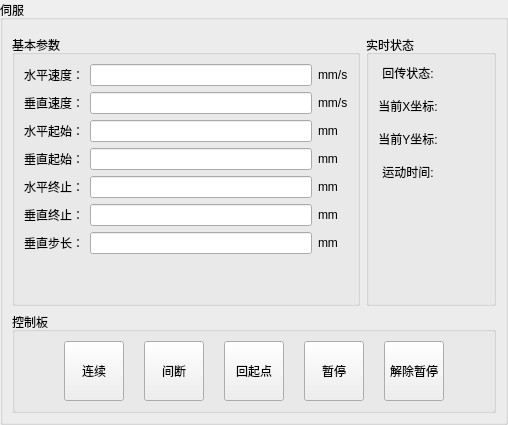
        <widget class="QGroupBox" name="groupBoxServ">
         <property name="minimumSize">
          <size>
           <width>0</width>
           <height>0</height>
          </size>
         </property>
         <property name="maximumSize">
          <size>
           <width>16777215</width>
           <height>16777215</height>
          </size>
         </property>
         <property name="title">
          <string>伺服</string>
         </property>
         <layout class="QGridLayout" name="gridLayout_4">
          <property name="leftMargin">
           <number>9</number>
          </property>
          <property name="topMargin">
           <number>15</number>
          </property>
          <property name="rightMargin">
           <number>9</number>
          </property>
          <property name="bottomMargin">
           <number>9</number>
          </property>
          <item row="0" column="0">
           <widget class="QGroupBox" name="groupBox">
            <property name="minimumSize">
             <size>
              <width>0</width>
              <height>0</height>
             </size>
            </property>
            <property name="maximumSize">
             <size>
              <width>16777215</width>
              <height>16777215</height>
             </size>
            </property>
            <property name="title">
             <string>基本参数</string>
            </property>
            <layout class="QGridLayout" name="gridLayout_9">
             <property name="spacing">
              <number>6</number>
             </property>
             <item row="1" column="0">
              <widget class="QLabel" name="label_14">
               <property name="minimumSize">
                <size>
                 <width>60</width>
                 <height>0</height>
                </size>
               </property>
               <property name="maximumSize">
                <size>
                 <width>60</width>
                 <height>16777215</height>
                </size>
               </property>
               <property name="text">
                <string>垂直速度：</string>
               </property>
               <property name="alignment">
                <set>Qt::AlignRight|Qt::AlignTrailing|Qt::AlignVCenter</set>
               </property>
              </widget>
             </item>
             <item row="0" column="2">
              <widget class="QLabel" name="label_15">
               <property name="sizePolicy">
                <sizepolicy hsizetype="Fixed" vsizetype="Fixed">
                 <horstretch>0</horstretch>
                 <verstretch>0</verstretch>
                </sizepolicy>
               </property>
               <property name="minimumSize">
                <size>
                 <width>20</width>
                 <height>20</height>
                </size>
               </property>
               <property name="maximumSize">
                <size>
                 <width>30</width>
                 <height>20</height>
                </size>
               </property>
               <property name="text">
                <string>mm/s</string>
               </property>
              </widget>
             </item>
             <item row="0" column="1">
              <widget class="QLineEdit" name="lineEditSpeedH">
               <property name="minimumSize">
                <size>
                 <width>0</width>
                 <height>0</height>
                </size>
               </property>
               <property name="maximumSize">
                <size>
                 <width>16777215</width>
                 <height>16777215</height>
                </size>
               </property>
               <property name="text">
                <string/>
               </property>
              </widget>
             </item>
             <item row="0" column="0">
              <widget class="QLabel" name="label_12">
               <property name="minimumSize">
                <size>
                 <width>60</width>
                 <height>0</height>
                </size>
               </property>
               <property name="maximumSize">
                <size>
                 <width>60</width>
                 <height>16777215</height>
                </size>
               </property>
               <property name="text">
                <string>水平速度：</string>
               </property>
               <property name="alignment">
                <set>Qt::AlignRight|Qt::AlignTrailing|Qt::AlignVCenter</set>
               </property>
              </widget>
             </item>
             <item row="1" column="2">
              <widget class="QLabel" name="label_23">
               <property name="sizePolicy">
                <sizepolicy hsizetype="Fixed" vsizetype="Fixed">
                 <horstretch>0</horstretch>
                 <verstretch>0</verstretch>
                </sizepolicy>
               </property>
               <property name="minimumSize">
                <size>
                 <width>20</width>
                 <height>20</height>
                </size>
               </property>
               <property name="maximumSize">
                <size>
                 <width>30</width>
                 <height>20</height>
                </size>
               </property>
               <property name="text">
                <string>mm/s</string>
               </property>
              </widget>
             </item>
             <item row="2" column="0">
              <widget class="QLabel" name="label_10">
               <property name="minimumSize">
                <size>
                 <width>60</width>
                 <height>0</height>
                </size>
               </property>
               <property name="maximumSize">
                <size>
                 <width>60</width>
                 <height>16777215</height>
                </size>
               </property>
               <property name="text">
                <string>水平起始：</string>
               </property>
               <property name="alignment">
                <set>Qt::AlignRight|Qt::AlignTrailing|Qt::AlignVCenter</set>
               </property>
              </widget>
             </item>
             <item row="1" column="1">
              <widget class="QLineEdit" name="lineEditSpeedV">
               <property name="minimumSize">
                <size>
                 <width>0</width>
                 <height>0</height>
                </size>
               </property>
               <property name="maximumSize">
                <size>
                 <width>16777215</width>
                 <height>16777215</height>
                </size>
               </property>
               <property name="text">
                <string/>
               </property>
              </widget>
             </item>
             <item row="4" column="1">
              <widget class="QLineEdit" name="lineEditEndX">
               <property name="minimumSize">
                <size>
                 <width>0</width>
                 <height>0</height>
                </size>
               </property>
               <property name="maximumSize">
                <size>
                 <width>16777215</width>
                 <height>16777215</height>
                </size>
               </property>
              </widget>
             </item>
             <item row="4" column="0">
              <widget class="QLabel" name="label_8">
               <property name="minimumSize">
                <size>
                 <width>60</width>
                 <height>0</height>
                </size>
               </property>
               <property name="maximumSize">
                <size>
                 <width>60</width>
                 <height>16777215</height>
                </size>
               </property>
               <property name="text">
                <string>水平终止：</string>
               </property>
               <property name="alignment">
                <set>Qt::AlignRight|Qt::AlignTrailing|Qt::AlignVCenter</set>
               </property>
              </widget>
             </item>
             <item row="2" column="2">
              <widget class="QLabel" name="label_24">
               <property name="sizePolicy">
                <sizepolicy hsizetype="Fixed" vsizetype="Fixed">
                 <horstretch>0</horstretch>
                 <verstretch>0</verstretch>
                </sizepolicy>
               </property>
               <property name="minimumSize">
                <size>
                 <width>20</width>
                 <height>20</height>
                </size>
               </property>
               <property name="maximumSize">
                <size>
                 <width>30</width>
                 <height>20</height>
                </size>
               </property>
               <property name="text">
                <string>mm</string>
               </property>
              </widget>
             </item>
             <item row="6" column="2">
              <widget class="QLabel" name="label_28">
               <property name="sizePolicy">
                <sizepolicy hsizetype="Fixed" vsizetype="Fixed">
                 <horstretch>0</horstretch>
                 <verstretch>0</verstretch>
                </sizepolicy>
               </property>
               <property name="minimumSize">
                <size>
                 <width>20</width>
                 <height>20</height>
                </size>
               </property>
               <property name="maximumSize">
                <size>
                 <width>30</width>
                 <height>20</height>
                </size>
               </property>
               <property name="text">
                <string>mm</string>
               </property>
              </widget>
             </item>
             <item row="2" column="1">
              <widget class="QLineEdit" name="lineEditStartX">
               <property name="minimumSize">
                <size>
                 <width>0</width>
                 <height>0</height>
                </size>
               </property>
               <property name="maximumSize">
                <size>
                 <width>16777215</width>
                 <height>16777215</height>
                </size>
               </property>
              </widget>
             </item>
             <item row="6" column="1">
              <widget class="QLineEdit" name="lineEditStepY">
               <property name="minimumSize">
                <size>
                 <width>0</width>
                 <height>0</height>
                </size>
               </property>
               <property name="maximumSize">
                <size>
                 <width>16777215</width>
                 <height>16777215</height>
                </size>
               </property>
              </widget>
             </item>
             <item row="6" column="0">
              <widget class="QLabel" name="label_11">
               <property name="minimumSize">
                <size>
                 <width>60</width>
                 <height>0</height>
                </size>
               </property>
               <property name="maximumSize">
                <size>
                 <width>60</width>
                 <height>16777215</height>
                </size>
               </property>
               <property name="text">
                <string>垂直步长：</string>
               </property>
               <property name="alignment">
                <set>Qt::AlignRight|Qt::AlignTrailing|Qt::AlignVCenter</set>
               </property>
              </widget>
             </item>
             <item row="5" column="2">
              <widget class="QLabel" name="label_27">
               <property name="sizePolicy">
                <sizepolicy hsizetype="Fixed" vsizetype="Fixed">
                 <horstretch>0</horstretch>
                 <verstretch>0</verstretch>
                </sizepolicy>
               </property>
               <property name="minimumSize">
                <size>
                 <width>20</width>
                 <height>20</height>
                </size>
               </property>
               <property name="maximumSize">
                <size>
                 <width>30</width>
                 <height>20</height>
                </size>
               </property>
               <property name="text">
                <string>mm</string>
               </property>
              </widget>
             </item>
             <item row="5" column="1">
              <widget class="QLineEdit" name="lineEditEndY">
               <property name="minimumSize">
                <size>
                 <width>0</width>
                 <height>0</height>
                </size>
               </property>
               <property name="maximumSize">
                <size>
                 <width>16777215</width>
                 <height>16777215</height>
                </size>
               </property>
              </widget>
             </item>
             <item row="5" column="0">
              <widget class="QLabel" name="label_7">
               <property name="minimumSize">
                <size>
                 <width>60</width>
                 <height>0</height>
                </size>
               </property>
               <property name="maximumSize">
                <size>
                 <width>60</width>
                 <height>16777215</height>
                </size>
               </property>
               <property name="text">
                <string>垂直终止：</string>
               </property>
               <property name="alignment">
                <set>Qt::AlignRight|Qt::AlignTrailing|Qt::AlignVCenter</set>
               </property>
              </widget>
             </item>
             <item row="4" column="2">
              <widget class="QLabel" name="label_26">
               <property name="sizePolicy">
                <sizepolicy hsizetype="Fixed" vsizetype="Fixed">
                 <horstretch>0</horstretch>
                 <verstretch>0</verstretch>
                </sizepolicy>
               </property>
               <property name="minimumSize">
                <size>
                 <width>20</width>
                 <height>20</height>
                </size>
               </property>
               <property name="maximumSize">
                <size>
                 <width>30</width>
                 <height>20</height>
                </size>
               </property>
               <property name="text">
                <string>mm</string>
               </property>
              </widget>
             </item>
             <item row="3" column="2">
              <widget class="QLabel" name="label_25">
               <property name="sizePolicy">
                <sizepolicy hsizetype="Fixed" vsizetype="Fixed">
                 <horstretch>0</horstretch>
                 <verstretch>0</verstretch>
                </sizepolicy>
               </property>
               <property name="minimumSize">
                <size>
                 <width>20</width>
                 <height>20</height>
                </size>
               </property>
               <property name="maximumSize">
                <size>
                 <width>30</width>
                 <height>20</height>
                </size>
               </property>
               <property name="text">
                <string>mm</string>
               </property>
              </widget>
             </item>
             <item row="3" column="1">
              <widget class="QLineEdit" name="lineEditStartY">
               <property name="minimumSize">
                <size>
                 <width>0</width>
                 <height>0</height>
                </size>
               </property>
               <property name="maximumSize">
                <size>
                 <width>16777215</width>
                 <height>16777215</height>
                </size>
               </property>
              </widget>
             </item>
             <item row="3" column="0">
              <widget class="QLabel" name="label_9">
               <property name="minimumSize">
                <size>
                 <width>60</width>
                 <height>0</height>
                </size>
               </property>
               <property name="maximumSize">
                <size>
                 <width>60</width>
                 <height>16777215</height>
                </size>
               </property>
               <property name="text">
                <string>垂直起始：</string>
               </property>
               <property name="alignment">
                <set>Qt::AlignRight|Qt::AlignTrailing|Qt::AlignVCenter</set>
               </property>
              </widget>
             </item>
             <item row="7" column="1">
              <spacer name="verticalSpacer_4">
               <property name="orientation">
                <enum>Qt::Vertical</enum>
               </property>
               <property name="sizeHint" stdset="0">
                <size>
                 <width>20</width>
                 <height>40</height>
                </size>
               </property>
              </spacer>
             </item>
            </layout>
           </widget>
          </item>
          <item row="0" column="1">
           <widget class="QGroupBox" name="groupBoxState">
            <property name="minimumSize">
             <size>
              <width>130</width>
              <height>0</height>
             </size>
            </property>
            <property name="maximumSize">
             <size>
              <width>130</width>
              <height>16777215</height>
             </size>
            </property>
            <property name="title">
             <string>实时状态</string>
            </property>
            <layout class="QFormLayout" name="formLayout_2">
             <property name="fieldGrowthPolicy">
              <enum>QFormLayout::AllNonFixedFieldsGrow</enum>
             </property>
             <property name="verticalSpacing">
              <number>15</number>
             </property>
             <item row="0" column="0">
              <widget class="QLabel" name="label_19">
               <property name="minimumSize">
                <size>
                 <width>60</width>
                 <height>0</height>
                </size>
               </property>
               <property name="maximumSize">
                <size>
                 <width>60</width>
                 <height>16777215</height>
                </size>
               </property>
               <property name="text">
                <string>回传状态:</string>
               </property>
               <property name="alignment">
                <set>Qt::AlignCenter</set>
               </property>
              </widget>
             </item>
             <item row="0" column="1">
              <widget class="QLabel" name="labelReState">
               <property name="minimumSize">
                <size>
                 <width>35</width>
                 <height>0</height>
                </size>
               </property>
               <property name="text">
                <string/>
               </property>
               <property name="alignment">
                <set>Qt::AlignLeading|Qt::AlignLeft|Qt::AlignVCenter</set>
               </property>
              </widget>
             </item>
             <item row="1" column="0">
              <widget class="QLabel" name="label_20">
               <property name="minimumSize">
                <size>
                 <width>60</width>
                 <height>0</height>
                </size>
               </property>
               <property name="maximumSize">
                <size>
                 <width>60</width>
                 <height>16777215</height>
                </size>
               </property>
               <property name="text">
                <string>当前X坐标:</string>
               </property>
               <property name="alignment">
                <set>Qt::AlignCenter</set>
               </property>
              </widget>
             </item>
             <item row="1" column="1">
              <widget class="QLabel" name="labelCurrentX">
               <property name="text">
                <string/>
               </property>
               <property name="alignment">
                <set>Qt::AlignLeading|Qt::AlignLeft|Qt::AlignVCenter</set>
               </property>
              </widget>
             </item>
             <item row="2" column="0">
              <widget class="QLabel" name="label_21">
               <property name="minimumSize">
                <size>
                 <width>60</width>
                 <height>0</height>
                </size>
               </property>
               <property name="maximumSize">
                <size>
                 <width>60</width>
                 <height>16777215</height>
                </size>
               </property>
               <property name="text">
                <string>当前Y坐标:</string>
               </property>
               <property name="alignment">
                <set>Qt::AlignCenter</set>
               </property>
              </widget>
             </item>
             <item row="2" column="1">
              <widget class="QLabel" name="labelCurrentY">
               <property name="text">
                <string/>
               </property>
               <property name="alignment">
                <set>Qt::AlignLeading|Qt::AlignLeft|Qt::AlignVCenter</set>
               </property>
              </widget>
             </item>
             <item row="3" column="0">
              <widget class="QLabel" name="label_22">
               <property name="minimumSize">
                <size>
                 <width>60</width>
                 <height>0</height>
                </size>
               </property>
               <property name="maximumSize">
                <size>
                 <width>60</width>
                 <height>16777215</height>
                </size>
               </property>
               <property name="text">
                <string>运动时间:</string>
               </property>
               <property name="alignment">
                <set>Qt::AlignCenter</set>
               </property>
              </widget>
             </item>
             <item row="3" column="1">
              <widget class="QLabel" name="labelStime">
               <property name="text">
                <string/>
               </property>
              </widget>
             </item>
             <item row="4" column="1">
              <spacer name="verticalSpacer_2">
               <property name="orientation">
                <enum>Qt::Vertical</enum>
               </property>
               <property name="sizeHint" stdset="0">
                <size>
                 <width>20</width>
                 <height>40</height>
                </size>
               </property>
              </spacer>
             </item>
            </layout>
           </widget>
          </item>
          <item row="1" column="0" colspan="2">
           <widget class="QGroupBox" name="groupBox_3">
            <property name="minimumSize">
             <size>
              <width>0</width>
              <height>0</height>
             </size>
            </property>
            <property name="maximumSize">
             <size>
              <width>16777215</width>
              <height>16777215</height>
             </size>
            </property>
            <property name="title">
             <string>控制板</string>
            </property>
            <layout class="QVBoxLayout" name="verticalLayout">
             <item>
              <layout class="QHBoxLayout" name="horizontalLayout">
               <property name="spacing">
                <number>20</number>
               </property>
               <item>
                <spacer name="horizontalSpacer_5">
                 <property name="orientation">
                  <enum>Qt::Horizontal</enum>
                 </property>
                 <property name="sizeHint" stdset="0">
                  <size>
                   <width>40</width>
                   <height>20</height>
                  </size>
                 </property>
                </spacer>
               </item>
               <item>
                <widget class="QPushButton" name="pushButtonServoContinue">
                 <property name="sizePolicy">
                  <sizepolicy hsizetype="Fixed" vsizetype="Fixed">
                   <horstretch>0</horstretch>
                   <verstretch>0</verstretch>
                  </sizepolicy>
                 </property>
                 <property name="minimumSize">
                  <size>
                   <width>60</width>
                   <height>60</height>
                  </size>
                 </property>
                 <property name="maximumSize">
                  <size>
                   <width>60</width>
                   <height>60</height>
                  </size>
                 </property>
                 <property name="text">
                  <string>连续</string>
                 </property>
                </widget>
               </item>
               <item>
                <widget class="QPushButton" name="pushButtonServoDisContinue">
                 <property name="sizePolicy">
                  <sizepolicy hsizetype="Fixed" vsizetype="Fixed">
                   <horstretch>0</horstretch>
                   <verstretch>0</verstretch>
                  </sizepolicy>
                 </property>
                 <property name="minimumSize">
                  <size>
                   <width>60</width>
                   <height>60</height>
                  </size>
                 </property>
                 <property name="maximumSize">
                  <size>
                   <width>60</width>
                   <height>60</height>
                  </size>
                 </property>
                 <property name="text">
                  <string>间断</string>
                 </property>
                </widget>
               </item>
               <item>
                <widget class="QPushButton" name="pushButtonServoReturnRun">
                 <property name="sizePolicy">
                  <sizepolicy hsizetype="Fixed" vsizetype="Fixed">
                   <horstretch>0</horstretch>
                   <verstretch>0</verstretch>
                  </sizepolicy>
                 </property>
                 <property name="minimumSize">
                  <size>
                   <width>60</width>
                   <height>60</height>
                  </size>
                 </property>
                 <property name="maximumSize">
                  <size>
                   <width>60</width>
                   <height>60</height>
                  </size>
                 </property>
                 <property name="toolTip">
                  <string>复位</string>
                 </property>
                 <property name="text">
                  <string>回起点</string>
                 </property>
                </widget>
               </item>
               <item>
                <widget class="QPushButton" name="pushButtonServoPauseRun">
                 <property name="minimumSize">
                  <size>
                   <width>60</width>
                   <height>60</height>
                  </size>
                 </property>
                 <property name="maximumSize">
                  <size>
                   <width>60</width>
                   <height>60</height>
                  </size>
                 </property>
                 <property name="text">
                  <string>暂停</string>
                 </property>
                </widget>
               </item>
               <item>
                <widget class="QPushButton" name="pushButtonServoUnPauseRun">
                 <property name="minimumSize">
                  <size>
                   <width>60</width>
                   <height>60</height>
                  </size>
                 </property>
                 <property name="maximumSize">
                  <size>
                   <width>60</width>
                   <height>60</height>
                  </size>
                 </property>
                 <property name="text">
                  <string>解除暂停</string>
                 </property>
                </widget>
               </item>
               <item>
                <spacer name="horizontalSpacer_6">
                 <property name="orientation">
                  <enum>Qt::Horizontal</enum>
                 </property>
                 <property name="sizeHint" stdset="0">
                  <size>
                   <width>40</width>
                   <height>20</height>
                  </size>
                 </property>
                </spacer>
               </item>
              </layout>
             </item>
            </layout>
           </widget>
          </item>
         </layout>
        </widget>
